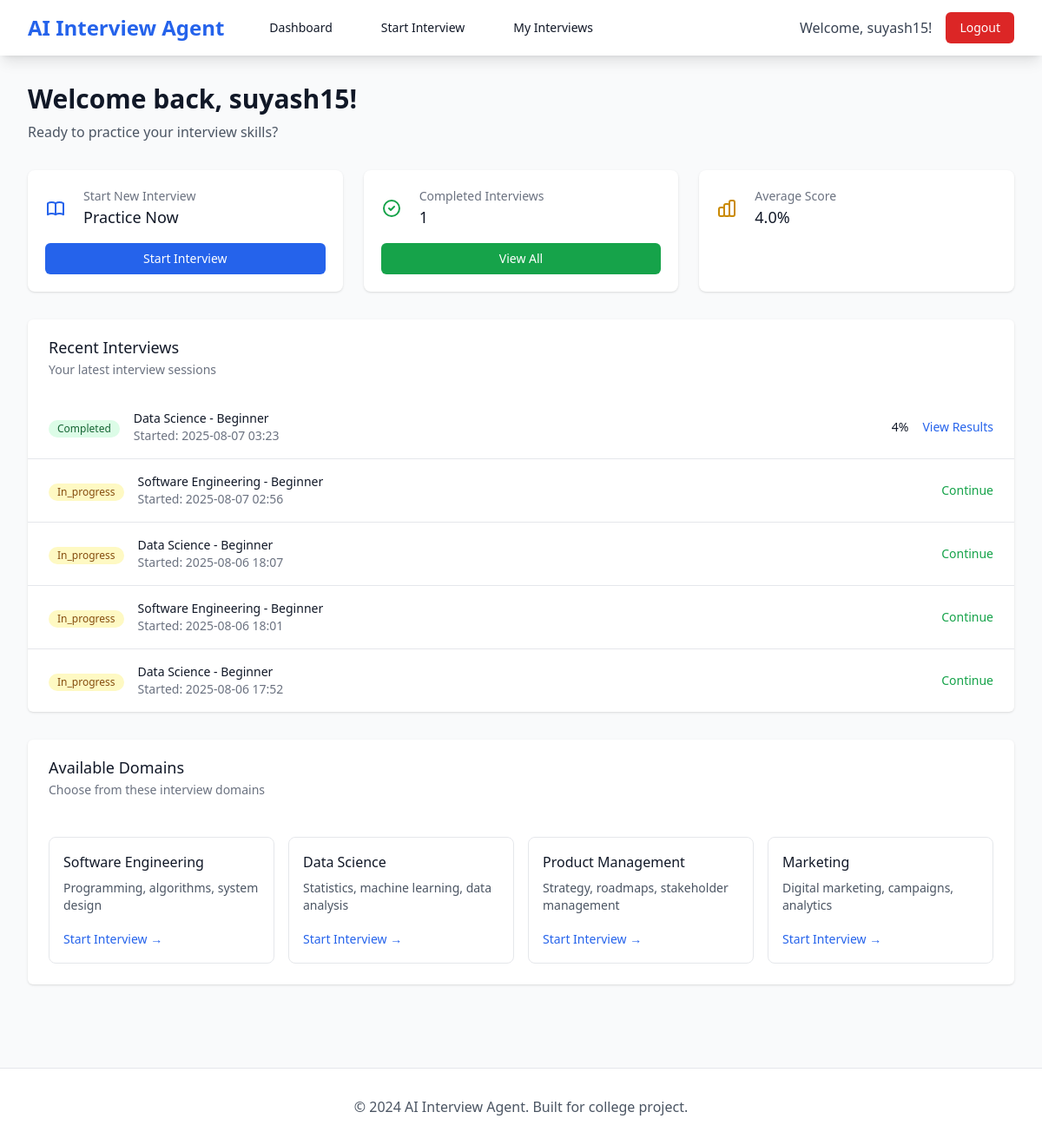
The app's page /dashboard (signed in) with its own data.
### database.py (models this page shows)
class User(UserMixin, db.Model):
    __tablename__ = 'users'
    id = db.Column(db.Integer, primary_key=True)
    email = db.Column(db.String(255), unique=True, nullable=False, index=True)
    username = db.Column(db.String(100), unique=True, nullable=False, index=True)
    password_hash = db.Column(db.String(255), nullable=False)
    full_name = db.Column(db.String(255), nullable=True)
    age = db.Column(db.Integer, nullable=True)
    gender = db.Column(db.String(20), nullable=True)
    is_active = db.Column(db.Boolean, default=True)
    created_at = db.Column(db.DateTime, default=datetime.utcnow)
    updated_at = db.Column(db.DateTime, default=datetime.utcnow, onupdate=datetime.utcnow)
    interviews = db.relationship('Interview', backref='user', lazy=True)

class Interview(db.Model):
    __tablename__ = 'interviews'
    id = db.Column(db.Integer, primary_key=True)
    user_id = db.Column(db.Integer, db.ForeignKey('users.id'), nullable=False)
    domain_id = db.Column(db.Integer, db.ForeignKey('domains.id'), nullable=False)
    difficulty_level = db.Column(db.String(20), nullable=False)
    duration_minutes = db.Column(db.Integer, default=30)
    status = db.Column(db.String(20), default='in_progress')  # in_progress, completed, cancelled
    overall_score = db.Column(db.Integer, nullable=True)  # 0-100
    feedback = db.Column(db.Text, nullable=True)
    started_at = db.Column(db.DateTime, default=datetime.utcnow)
    completed_at = db.Column(db.DateTime, nullable=True)
    answers = db.relationship('Answer', backref='interview', lazy=True)

class Domain(db.Model):
    __tablename__ = 'domains'
    id = db.Column(db.Integer, primary_key=True)
    name = db.Column(db.String(100), unique=True, nullable=False)
    description = db.Column(db.Text, nullable=True)
    created_at = db.Column(db.DateTime, default=datetime.utcnow)
    questions = db.relationship('Question', backref='domain', lazy=True)
    interviews = db.relationship('Interview', backref='domain', lazy=True)

### app.py (the view)
@app.route('/dashboard')
@login_required
def dashboard():
    recent_interviews = Interview.query.filter_by(user_id=current_user.id).order_by(Interview.started_at.desc()).limit(5).all()
    domains = interview_service.get_domains()
    return render_template('dashboard.html',
                         recent_interviews=recent_interviews,
                         domains=domains)

### auth.py (called while the page is built)
@login_manager.user_loader
def load_user(user_id):
    return User.query.get(int(user_id))

### interview.py (called while the page is built)
    def get_domains(self):
        return Domain.query.all()

### templates/dashboard.html (shortened to what this page needs)
{% extends "base.html" %}
{% block content %}
<div class="max-w-7xl mx-auto px-4 sm:px-6 lg:px-8 py-8">
    <div class="mb-8">
        <h1 class="text-3xl font-bold text-gray-900">Welcome back, {{ current_user.username }}!</h1>
        <p class="text-gray-600 mt-2">Ready to practice your interview skills?</p>
    </div>
    <div class="grid grid-cols-1 md:grid-cols-3 gap-6 mb-8">
        <div class="bg-white overflow-hidden shadow rounded-lg">
            <div class="p-5">
                <div class="flex items-center">
                    <div class="flex-shrink-0">
                    </div>
                    <div class="ml-5 w-0 flex-1">
                        <dl>
                            <dt class="text-sm font-medium text-gray-500 truncate">Start New Interview</dt>
                            <dd class="text-lg font-medium text-gray-900">Practice Now</dd>
                        </dl>
                    </div>
                </div>
                <div class="mt-4">
                    <a href="{{ url_for('start_interview') }}" class="bg-blue-600 hover:bg-blue-700 text-white px-4 py-2 rounded-md text-sm font-medium w-full inline-block text-center">
                        Start Interview
                    </a>
                </div>
            </div>
        </div>
        <div class="bg-white overflow-hidden shadow rounded-lg">
            <div class="p-5">
                <div class="flex items-center">
                    <div class="flex-shrink-0">
                        <svg class="h-6 w-6 text-green-600" fill="none" stroke="currentColor" viewBox="0 0 24 24">
                            <path stroke-linecap="round" stroke-linejoin="round" stroke-width="2" d="M9 12l2 2 4-4m6 2a9 9 0 11-18 0 9 9 0 0118 0z"/>
                        </svg>
                    </div>
                    <div class="ml-5 w-0 flex-1">
                        <dl>
                            <dt class="text-sm font-medium text-gray-500 truncate">Completed Interviews</dt>
                            <dd class="text-lg font-medium text-gray-900">{{ recent_interviews|selectattr('status', 'equalto', 'completed')|list|length }}</dd>
                        </dl>
                    </div>
                </div>
                <div class="mt-4">
                    <a href="{{ url_for('my_interviews') }}" class="bg-green-600 hover:bg-green-700 text-white px-4 py-2 rounded-md text-sm font-medium w-full inline-block text-center">
                        View All
                    </a>
                </div>
            </div>
        </div>
        <div class="bg-white overflow-hidden shadow rounded-lg">
            <div class="p-5">
                <div class="flex items-center">
                    <div class="flex-shrink-0">
                    </div>
                    <div class="ml-5 w-0 flex-1">
                        <dl>
                            <dt class="text-sm font-medium text-gray-500 truncate">Average Score</dt>
                            <dd class="text-lg font-medium text-gray-900">
                                {% set completed_interviews = recent_interviews|selectattr('status', 'equalto', 'completed')|list %}
                                {% if completed_interviews %}
                                    {{ "%.1f"|format(completed_interviews|map(attribute='overall_score')|sum / completed_interviews|length) }}%
                                {% else %}
                                    N/A
                                {% endif %}
                            </dd>
                        </dl>
                    </div>
                </div>
            </div>
        </div>
    </div>
    <div class="bg-white shadow overflow-hidden sm:rounded-md mb-8">
        <div class="px-4 py-5 sm:px-6">
            <h3 class="text-lg leading-6 font-medium text-gray-900">Recent Interviews</h3>
            <p class="mt-1 max-w-2xl text-sm text-gray-500">Your latest interview sessions</p>
        </div>
        {% if recent_interviews %}
            <ul class="divide-y divide-gray-200">
                {% for interview in recent_interviews %}
                <li>
                    <div class="px-4 py-4 sm:px-6">
                        <div class="flex items-center justify-between">
                            <div class="flex items-center">
                                <div class="flex-shrink-0">
                                    <span class="inline-flex items-center px-2.5 py-0.5 rounded-full text-xs font-medium
                                        {% if interview.status == 'completed' %}bg-green-100 text-green-800{% elif interview.status == 'in_progress' %}bg-yellow-100 text-yellow-800{% else %}bg-gray-100 text-gray-800{% endif %}">
                                        {{ interview.status|title }}
                                    </span>
                                </div>
                                <div class="ml-4">
                                    <div class="text-sm font-medium text-gray-900">
                                        {{ interview.domain.name }} - {{ interview.difficulty_level|title }}
                                    </div>
                                    <div class="text-sm text-gray-500">
                                        Started: {{ interview.started_at.strftime('%Y-%m-%d %H:%M') }}
                                    </div>
                                </div>
                            </div>
                            <div class="flex items-center space-x-4">
                                {% if interview.overall_score %}
                                    <span class="text-sm font-medium text-gray-900">{{ interview.overall_score }}%</span>
                                {% endif %}
                                {% if interview.status == 'completed' %}
                                    <a href="{{ url_for('results_page', interview_id=interview.id) }}"
                                       class="text-blue-600 hover:text-blue-900 text-sm font-medium">
                                        View Results
                                    </a>
                                {% elif interview.status == 'in_progress' %}
                                    <a href="{{ url_for('interview_page', interview_id=interview.id) }}"
                                       class="text-green-600 hover:text-green-900 text-sm font-medium">
                                        Continue
                                    </a>
                                {% endif %}
                            </div>
                        </div>
                    </div>
                </li>
                {% endfor %}
            </ul>
        {% endif %}
    </div>
    <div class="bg-white shadow overflow-hidden sm:rounded-md">
        <div class="px-4 py-5 sm:px-6">
            <h3 class="text-lg leading-6 font-medium text-gray-900">Available Domains</h3>
            <p class="mt-1 max-w-2xl text-sm text-gray-500">Choose from these interview domains</p>
        </div>
        <div class="grid grid-cols-1 md:grid-cols-2 lg:grid-cols-4 gap-4 p-6">
            {% for domain in domains %}
                <div class="border border-gray-200 rounded-lg p-4 hover:shadow-md transition-shadow">
                    <h4 class="font-medium text-gray-900 mb-2">{{ domain.name }}</h4>
                    <p class="text-sm text-gray-600 mb-4">{{ domain.description }}</p>
                    <a href="{{ url_for('start_interview') }}?domain={{ domain.id }}"
                       class="text-blue-600 hover:text-blue-900 text-sm font-medium">
                        Start Interview →
                    </a>
                </div>
            {% endfor %}
        </div>
    </div>
</div>
{% endblock %}

### templates/base.html (shortened to what this page needs)
<!DOCTYPE html>
<html lang="en">
<head>
    <script src="https://cdn.tailwindcss.com"></script>
    <link rel="stylesheet" href="{{ url_for('static', filename='css/style.css') }}">
</head>
<body class="bg-gray-50 min-h-screen">
    <nav class="bg-white shadow-lg">
        <div class="max-w-7xl mx-auto px-4 sm:px-6 lg:px-8">
            <div class="flex justify-between h-16">
                <div class="flex items-center">
                    <a href="{{ url_for('index') }}" class="flex-shrink-0">
                        <h1 class="text-2xl font-bold text-blue-600">AI Interview Agent</h1>
                    </a>
                    {% if current_user.is_authenticated %}
                    <div class="hidden md:ml-10 md:flex md:space-x-8">
                        <a href="{{ url_for('dashboard') }}" class="text-gray-900 hover:text-blue-600 px-3 py-2 rounded-md text-sm font-medium">
                            Dashboard
                        </a>
                        <a href="{{ url_for('start_interview') }}" class="text-gray-900 hover:text-blue-600 px-3 py-2 rounded-md text-sm font-medium">
                            Start Interview
                        </a>
                        <a href="{{ url_for('my_interviews') }}" class="text-gray-900 hover:text-blue-600 px-3 py-2 rounded-md text-sm font-medium">
                            My Interviews
                        </a>
                    </div>
                    {% endif %}
                </div>
                <div class="flex items-center space-x-4">
                    {% if current_user.is_authenticated %}
                        <span class="text-gray-700">Welcome, {{ current_user.username }}!</span>
                        <a href="{{ url_for('logout') }}" class="bg-red-600 hover:bg-red-700 text-white px-4 py-2 rounded-md text-sm font-medium">
                            Logout
                        </a>
                    {% endif %}
                </div>
            </div>
        </div>
    </nav>
    <main class="flex-1">
        {% block content %}{% endblock %}
    </main>
    <footer class="bg-white border-t mt-16">
        <div class="max-w-7xl mx-auto px-4 sm:px-6 lg:px-8 py-8">
            <p class="text-center text-gray-600">&copy; 2024 AI Interview Agent. Built for college project.</p>
        </div>
    </footer>
</body>
</html>

### records on screen
User: username "suyash15"
Interview: status "Completed", domain.name "Data Science", difficulty_level "Beginner", started_at "2025-08-07 03:23", overall_score "4"
Interview: status "In_progress", domain.name "Software Engineering", difficulty_level "Beginner", started_at "2025-08-07 02:56"
Interview: status "In_progress", domain.name "Data Science", difficulty_level "Beginner", started_at "2025-08-06 18:07"
Interview: status "In_progress", domain.name "Software Engineering", difficulty_level "Beginner", started_at "2025-08-06 18:01"
Interview: status "In_progress", domain.name "Data Science", difficulty_level "Beginner", started_at "2025-08-06 17:52"
Domain: name "Software Engineering", description "Programming, algorithms, system design"
Domain: name "Data Science", description "Statistics, machine learning, data analysis"
Domain: name "Product Management", description "Strategy, roadmaps, stakeholder management"
Domain: name "Marketing", description "Digital marketing, campaigns, analytics"
